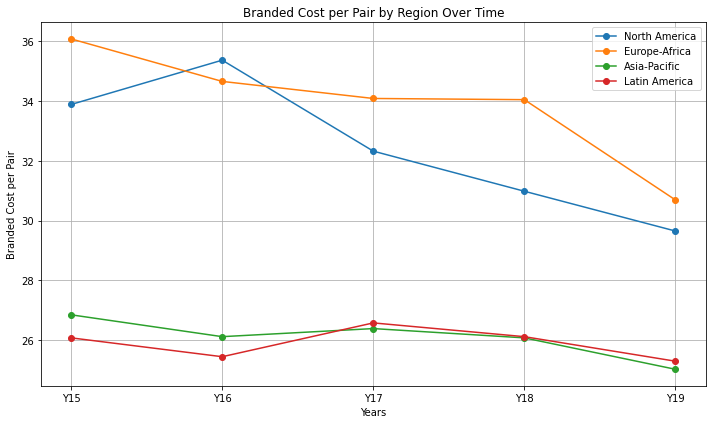

Source code (Python):
# -*- coding: utf-8 -*-
"""
Created on Tue Apr 16 22:44:22 2024

@author: porte
"""

import numpy as np
import matplotlib.pyplot as plt

# Data for branded cost per pair
regions = ['North America', 'Europe-Africa', 'Asia-Pacific', 'Latin America']
years = ['Y15', 'Y16', 'Y17', 'Y18', 'Y19']

branded_cost_data = {
    'North America': [33.88, 35.36, 32.32, 30.98, 29.65],
    'Europe-Africa': [36.07, 34.65, 34.08, 34.04, 30.69],
    'Asia-Pacific': [26.85, 26.12, 26.39, 26.08, 25.03],
    'Latin America': [26.08, 25.45, 26.58, 26.12, 25.3]
}

# Plotting the line graph
plt.figure(figsize=(10, 6))
for region in regions:
    plt.plot(years, branded_cost_data[region], marker='o', label=region)

plt.xlabel('Years')
plt.ylabel('Branded Cost per Pair')
plt.title('Branded Cost per Pair by Region Over Time')
plt.legend()
plt.grid(True)
plt.tight_layout()
plt.show()
